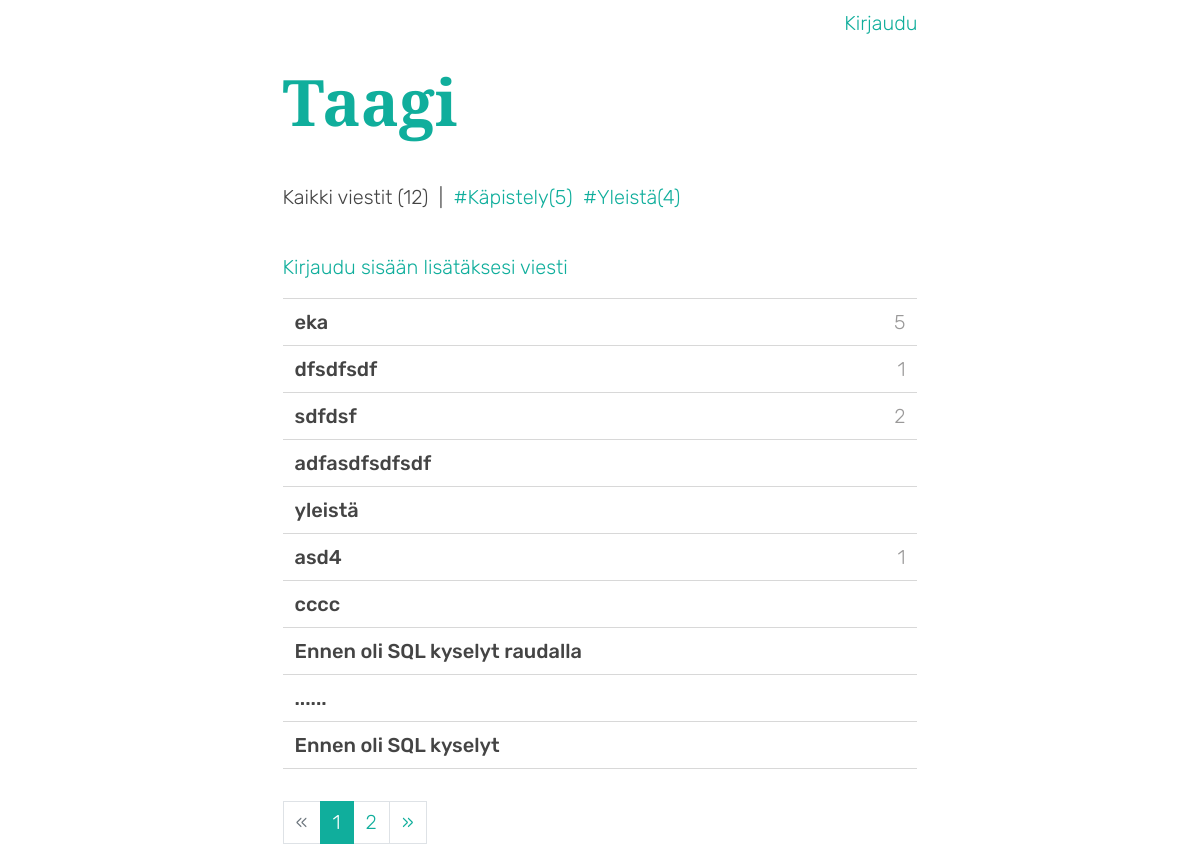
The page / on the database its author committed.
### application/tagit/models.py (models this page shows, shortened)
class Tagi(Base):
    __tablename__ = 'tagi'
    id = db.Column(db.Integer, primary_key=True)
    nimi = db.Column(db.String(40), nullable=False)
    viestit = db.relationship("Tagitus", backref="tagi")
    seuraajat = db.relationship("Seuratut", backref="tagi")

### application/viestit/models.py (models this page shows, shortened)
class Viesti(Base):
    __tablename__ = 'viesti'
    id = db.Column(db.Integer, primary_key=True)
    otsikko = db.Column(db.String(144), nullable=True)
    sisalto = db.Column(db.String(2048), nullable=False)
    kayttaja_id = db.Column(db.Integer, db.ForeignKey('kayttaja.id'),
                            nullable=False)
    vastaus_idlle = db.Column(db.Integer, nullable=True)
    tagit = db.relationship('Tagitus', backref='tagit', lazy=True)

### application/viestit/views.py (the view)
@app.route("/")
def index():
    viesteja = Viesti.query.filter_by(vastaus_idlle = None).count()
    print(viesteja)
    stmt=text(
        " SELECT tagi.id, tagi.nimi, viesteja FROM tagi "
            " LEFT JOIN ( "
                " SELECT tagitus.tagi_id, "
                " COUNT(tagitus.tagi_id) AS viesteja "
                " FROM tagitus "
                " GROUP BY tagitus.tagi_id "
                " ) AS subquery "
            " ON tagi.id = subquery.tagi_id; "
    )
    res = db.engine.execute(stmt)
    tagit = []
    for row in res:
        tagit.append({"id":row[0], "nimi":row[1], "viesteja":row[2]})
    stmt=text(
        " SELECT viesti.id, viesti.otsikko, vastauksia FROM viesti "
            " LEFT JOIN ( "
                " SELECT viesti.vastaus_idlle, "
                " COUNT(viesti.vastaus_idlle) AS vastauksia "
                " FROM viesti WHERE viesti.vastaus_idlle IS NOT NULL "
                " GROUP BY viesti.vastaus_idlle "
            " ) AS subquery "
            " ON viesti.id = subquery.vastaus_idlle "
            " WHERE viesti.otsikko IS NOT NULL; "
    )
    res = db.engine.execute(stmt)
    viestit = []
    for row in res:
        viestit.append({"id":row[0], "otsikko":row[1], "vastauksia":row[2]})
    def get_viestit(offset=0, per_page=10):
        return viestit[offset: offset + per_page]
    page, per_page, offset = get_page_args(page_parameter='page', per_page_parameter='per_page')
    total=len(viestit)
    pagination_viestit = get_viestit(offset=offset, per_page=per_page)
    pagination = Pagination(page=page, per_page=per_page, total=total, css_framework='bootstrap4')
    return render_template("viestit/index.html",
        viestit=pagination_viestit,
        viesteja=viesteja,
        page=page,
        tagit=tagit,
        per_page=per_page,
        pagination=pagination,
    )

### application/templates/viestit/index.html
{% extends "layout.html" %}
{% block body %}
{% include 'includes/header.html' %}
{% include 'includes/tagilista.html' %}
{% include 'includes/uusiviesti.html' %}
{% include 'includes/viestilista.html' %}
{% endblock %}

### application/templates/includes/tagilista.html
{% block body %}
<div class="row">
    <div class="col-12 alanavi">
        <p class="">
            Kaikki viestit ({{viesteja}}) &nbsp;|&nbsp;
            {% for tagi in tagit %}
                <a href="/tagi/{{tagi.id}}">#{{tagi.nimi}}({{tagi.viesteja}})</a>&nbsp;
            {% endfor %}
        </p>
    </div>
</div>
{% endblock %}

### application/templates/includes/viestilista.html (shortened to what this page needs)
{% block body %}
{% for viesti in viestit %}
<a style="display: block;" href="{{ url_for('viesti', viesti_id=viesti.id) }}">
    <div class="viestirivi d-flex">
        <p class="otsikko flex-grow-1">{{ viesti.otsikko }} </p>
        <p
            class="vastauksia"
        >
            {{ viesti.vastauksia }}
        </p>
    </div>
</a>
{% endfor %}
{{ pagination.links }}
{% endblock %}

### application/static/css/styles.css (style rules this page uses)
.alanavi { margin-bottom: 1.5rem; display: inline-block; }
.alanavi p, .alanavi a { display: inline-block; }
.uusiviestirivi, .viestirivi { border-bottom: 1px solid #D8D8D8; }
.otsikko, .vastauksia { padding-top: 0.5rem; padding-bottom: 0.5rem; padding-left: 0.75rem; padding-right: 0.75rem; color: #444444; margin-bottom: 0; }
.otsikko { font-weight: 500; font-size: 1.25rem; margin: 0; }
.vastauksia { color: #9A9999; }
.pagination { margin-top: 2rem; }

### rows shown on the page
Tagi: nimi "Käpistely", viesteja "5"
Tagi: nimi "Yleistä", viesteja "4"
Viesti: otsikko "eka", vastauksia "5"
Viesti: otsikko "dfsdfsdf", vastauksia "1"
Viesti: otsikko "sdfdsf", vastauksia "2"
Viesti: otsikko "adfasdfsdfsdf"
Viesti: otsikko "yleistä"
Viesti: otsikko "asd4", vastauksia "1"
Viesti: otsikko "cccc"
Viesti: otsikko "Ennen oli SQL kyselyt raudalla"
Viesti: otsikko "......"
Viesti: otsikko "Ennen oli SQL kyselyt"

### other values the page prints
{{ viesteja }} "12"
{{ pagination.links }} "« 1 2 »"
